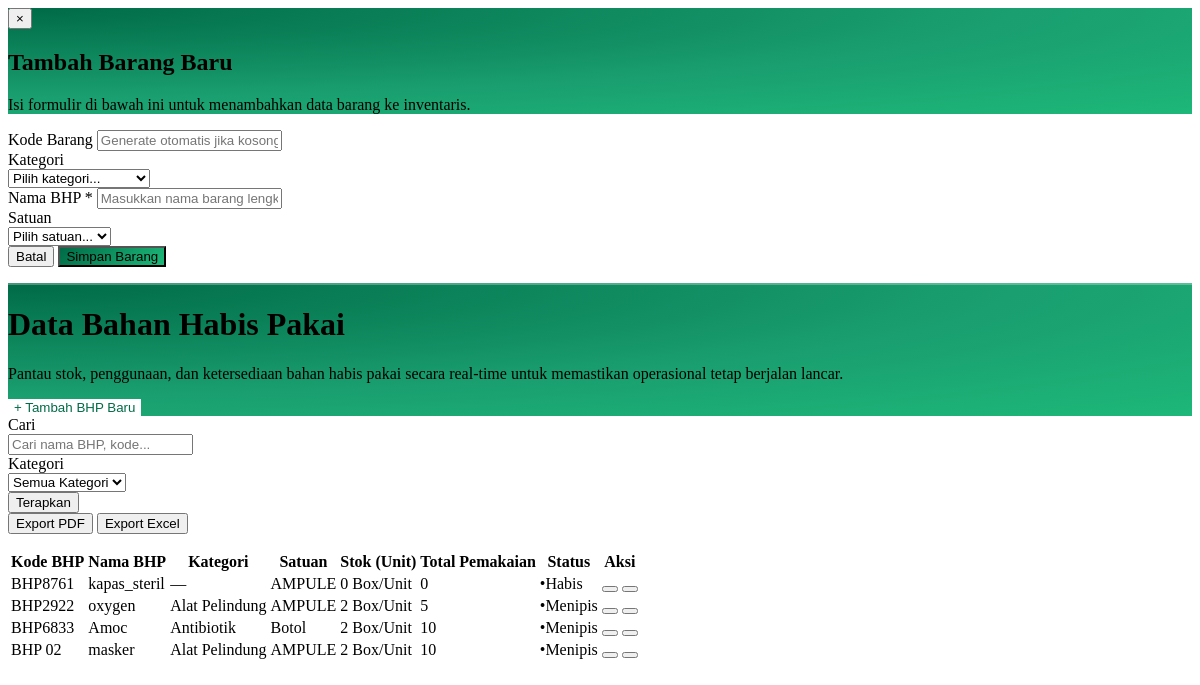
The app's page /admin/contents/data_bhp.php, older data.
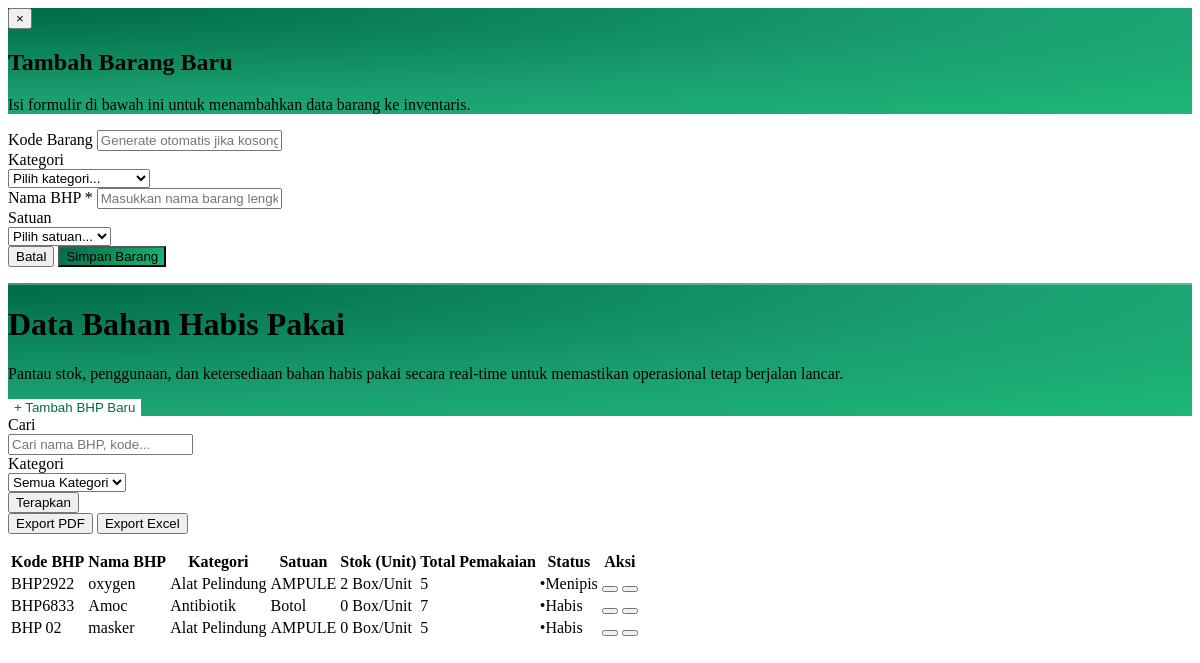
The same page, newer data.
### tables this page shows
CREATE TABLE `bhp` (
  `id_bhp` int UNSIGNED NOT NULL,
  `Kode_bhp` varchar(20) DEFAULT NULL,
  `Nama_bhp` varchar(100) NOT NULL,
  `Jumlah` int DEFAULT '0',
  `isi_per_stok` int NOT NULL DEFAULT '1',
  `Pemakaian` int NOT NULL DEFAULT '0',
  `id_kategori` int UNSIGNED DEFAULT NULL,
  `id_satuan` int UNSIGNED DEFAULT NULL
);

CREATE TABLE `satuan_bhp` (
  `id_satuan` int UNSIGNED NOT NULL,
  `Nama_satuan` varchar(30) NOT NULL
);

CREATE TABLE `kategori_bhp` (
  `id_kategori` int UNSIGNED NOT NULL,
  `Kode_kategori` varchar(20) DEFAULT NULL,
  `Nama_kategori` varchar(50) NOT NULL
);

### config/database.php (called while the page is built, shortened)
<?php
class Database
{
    private static ?Database $instance = null;
    private PDO $pdo;
    private string $host     = 'localhost';
    private string $dbname   = 'db_poli_gigi';
    private string $username = 'root';
    private string $password = '';
    private string $charset  = 'utf8mb4';
    private function __construct()
    {
        $dsn = "mysql:host={$this->host};dbname={$this->dbname};charset={$this->charset}";
        $options = [
            PDO::ATTR_ERRMODE            => PDO::ERRMODE_EXCEPTION,
            PDO::ATTR_DEFAULT_FETCH_MODE => PDO::FETCH_ASSOC,
            PDO::ATTR_EMULATE_PREPARES   => false,
        ];
        try {
            $this->pdo = new PDO($dsn, $this->username, $this->password, $options);
        } catch (PDOException $e) {
            error_log('[Database] ' . $e->getMessage());
            die(json_encode([
                'status'  => 'error',
                'message' => 'Koneksi database gagal. Silakan coba lagi nanti.'
            ]));
        }
    }
    public static function getInstance(): Database
    {
        if (self::$instance === null) {
            self::$instance = new self();
        }
        return self::$instance;
    }
    public function getConnection(): PDO
    {
        return $this->pdo;
    }
}

### classes/BhpManager.php (called while the page is built, shortened)
<?php
class BhpManager
{
    private PDO $db;
    public function __construct()
    {
        $this->db = Database::getInstance()->getConnection();
    }
    public function getAllBhp(array $filter = []): array
    {
        $where  = [];
        $params = [];
        $sql = 'SELECT b.*, k.Nama_kategori, k.Kode_kategori, s.Nama_satuan
                FROM bhp b
                LEFT JOIN kategori_bhp k ON b.id_kategori = k.id_kategori
                LEFT JOIN satuan_bhp s ON b.id_satuan = s.id_satuan';
        $sql .= ' ORDER BY b.id_bhp DESC';
        if (isset($filter['limit'])) {
            $sql .= ' LIMIT ' . (int)$filter['limit'];
            if (isset($filter['offset'])) {
                $sql .= ' OFFSET ' . (int)$filter['offset'];
            }
        }
        $stmt = $this->db->prepare($sql);
        $stmt->execute($params);
        return $stmt->fetchAll();
    }
}

### admin/contents/data_bhp.php (the view, shortened to what the rows shown need)
<?php
$mgr       = new BhpManager();
$p      = max(1, (int)($_GET['p'] ?? 1));
$limit  = 10;
$offset = ($p - 1) * $limit;
$filter    = [
  'keyword'     => $_GET['keyword']     ?? '',
  'id_kategori' => $_GET['id_kategori'] ?? '',
  'limit'       => $limit,
  'offset'      => $offset
];
$bhpList      = $mgr->getAllBhp($filter);
$kategoriList = $mgr->getAllKategori();
function stokStatus(int $jumlah): array
{
  if ($jumlah <= 0)  return ['label' => 'Habis',   'cls' => 'text-red-600',   'dot' => 'text-red-500'];
  if ($jumlah <= 10) return ['label' => 'Menipis', 'cls' => 'text-amber-600', 'dot' => 'text-amber-500'];
  return             ['label' => 'Aman',   'cls' => 'text-emerald-600', 'dot' => 'text-emerald-500'];
}
?>
<div id="modalBhp"
  class="hidden fixed inset-0 z-[9999] items-center justify-center p-4"
  style="background:rgba(15,23,42,0.45);backdrop-filter:blur(4px);"
  onclick="if(event.target===this)closeBhpModal()">
  <div class="relative w-full max-w-2xl rounded-2xl overflow-hidden shadow-2xl"
    style="background:#fff;animation:bhpModalIn2 .25s cubic-bezier(.34,1.56,.64,1) both;">
    <div class="relative px-7 pt-6 pb-5"
      style="background:radial-gradient(ellipse at 0% 0%,#006B47 0%,#1A9F70 60%,#1DB879 100%);">
      <h2 class="font-bold text-white text-xl leading-tight" id="bhpModalTitle">Tambah Barang Baru</h2>
    </div>
  </div>
</div>
<div class="w-full p-4 sm:p-6 lg:p-8">
  <div class="max-w-[1400px] mx-auto space-y-6 w-full">
    <div class="relative w-full rounded-2xl overflow-hidden mb-2"
      style="background:radial-gradient(ellipse at 0% 0%,#006B47 0%,#1A9F70 60%,#1DB879 100%);">
      <div class="relative z-10 flex flex-col sm:flex-row items-start sm:items-center justify-between gap-6 px-6 py-6 sm:px-8 sm:py-7">
        <div class="flex items-center gap-4 sm:gap-5 min-w-0">
          <div class="flex flex-col gap-1 min-w-0">
            <h1 class="font-display font-bold text-white text-xl sm:text-2xl lg:text-3xl leading-tight">Data Bahan Habis Pakai</h1>
          </div>
        </div>
      </div>
    </div>
    <div class="bg-white border border-slate-200 rounded-2xl shadow-sm flex flex-col">
      <div class="overflow-x-auto w-full relative z-0">
        <table class="w-full text-left whitespace-nowrap">
          <thead>
            <tr class="bg-white text-[11px] uppercase tracking-wider text-slate-400 border-b border-slate-200 font-bold">
              <th class="py-4 px-6">Kode BHP</th>
              <th class="py-4 px-6">Nama BHP</th>
              <th class="py-4 px-6">Kategori</th>
              <th class="py-4 px-6">Satuan</th>
              <th class="py-4 px-6">Stok (Unit)</th>
              <th class="py-4 px-6">Total Pemakaian</th>
              <th class="py-4 px-6">Status</th>
              <th class="py-4 px-6 text-right">Aksi</th>
            </tr>
          </thead>
          <tbody class="text-[13px] font-plex divide-y divide-slate-100 text-slate-600">
            <?php if (empty($bhpList)): ?>
              <tr>
                <td colspan="8" class="px-6 py-14 text-center text-slate-400">
                  <i class="fas fa-box-open text-4xl mb-3 opacity-30 block"></i>
                  <?php echo ($filter['keyword'] || $filter['id_kategori'])
                    ? 'Tidak ada BHP yang cocok dengan filter.'
                    : 'Belum ada data BHP. Klik "+ Tambah BHP Baru" untuk memulai.'; ?>
                </td>
              </tr>
            <?php else: ?>
              <?php
              $katColors = [
                ['bg' => 'bg-emerald-100/50', 'text' => 'text-emerald-600', 'border' => 'border-emerald-100/50'],
                ['bg' => 'bg-amber-100/50',  'text' => 'text-amber-600',  'border' => 'border-amber-100/50'],
                ['bg' => 'bg-blue-100/50',   'text' => 'text-blue-600',   'border' => 'border-blue-100/50'],
                ['bg' => 'bg-purple-100/50', 'text' => 'text-purple-600', 'border' => 'border-purple-100/50'],
                ['bg' => 'bg-rose-100/50',   'text' => 'text-rose-600',   'border' => 'border-rose-100/50'],
              ];
              $katColorMap = [];
              foreach ($kategoriList as $idx => $k) $katColorMap[$k['id_kategori']] = $katColors[$idx % count($katColors)];
              foreach ($bhpList as $bhp):
                $status = stokStatus((int)$bhp['Jumlah']);
                $col    = $katColorMap[$bhp['id_kategori']] ?? $katColors[0];
              ?>
                <tr class="hover:bg-slate-50/50 transition-colors group bg-white" id="bhp-row-<?php echo $bhp['id_bhp']; ?>">
                  <td class="py-5 px-6 font-semibold text-slate-700"><?php echo htmlspecialchars($bhp['Kode_bhp'] ?? '-'); ?></td>
                  <td class="py-5 px-6 font-semibold text-slate-800"><?php echo htmlspecialchars($bhp['Nama_bhp']); ?></td>
                  <td class="py-5 px-6">
                    <?php if ($bhp['Nama_kategori']): ?>
                      <span class="inline-flex items-center px-3 py-1.5 rounded-md text-[11px] font-bold <?php echo $col['bg'] . ' ' . $col['text'] . ' border ' . $col['border']; ?>">
                        <?php echo htmlspecialchars($bhp['Nama_kategori']); ?>
                      </span>
                    <?php else: ?>
                      <span class="text-slate-300 text-xs">—</span>
                    <?php endif; ?>
                  </td>
                  <td class="py-5 px-6 font-medium text-slate-600"><?php echo $bhp['Nama_satuan'] ? htmlspecialchars($bhp['Nama_satuan']) : '—'; ?></td>
                  <td class="py-5 px-6 font-medium text-slate-600">
                    <span class="font-bold text-slate-700 text-sm"><?php echo number_format((int)$bhp['Jumlah']); ?></span>
                    <span class="text-xs ml-1">Box/Unit</span>
                  </td>
                  <td class="py-5 px-6 font-medium text-slate-500">
                    <div class="font-bold text-emerald-600 text-sm"><?php echo number_format((int)$bhp['Pemakaian']); ?></div>
                  </td>
                  <td class="py-5 px-6">
                    <span class="<?php echo $status['cls']; ?> font-bold text-[11px] tracking-widest uppercase">
                      <span class="<?php echo $status['dot']; ?> mr-1.5 text-[14px] leading-none tracking-normal">&bull;</span><?php echo $status['label']; ?>
                    </span>
                  </td>
                  <td class="py-5 px-6 text-right">
                    <div class="flex items-center justify-end gap-2">
                      <button onclick="editBhp(<?php echo htmlspecialchars(json_encode($bhp), ENT_QUOTES); ?>)"
                        class="text-blue-600 hover:text-blue-800 hover:bg-blue-50 w-8 h-8 flex items-center justify-center rounded-lg transition-colors border border-blue-100/50 bg-white shadow-sm" title="Edit">
                      </button>
                      <button onclick="deleteBhp(<?php echo $bhp['id_bhp']; ?>, '<?php echo htmlspecialchars($bhp['Nama_bhp'], ENT_QUOTES); ?>')"
                        class="text-red-500 hover:text-red-700 hover:bg-red-50 w-8 h-8 flex items-center justify-center rounded-lg transition-colors border border-red-100/50 bg-white shadow-sm" title="Hapus">
                      </button>
                    </div>
                  </td>
                </tr>
              <?php endforeach; ?>
            <?php endif; ?>
          </tbody>
        </table>
      </div>
    </div>
  </div>
</div>

Row changes from the older to the newer data that the page shows:
removed bhp: Kode_bhp "BHP8761", Nama_bhp "kapas_steril", id_satuan.Nama_satuan "AMPULE", Jumlah "0", Pemakaian "0", Jumlah "Habis"
changed bhp "BHP6833": Jumlah "2" → "0"; Pemakaian "10" → "7"; Jumlah "Menipis" → "Habis"
changed bhp "BHP 02": Jumlah "2" → "0"; Pemakaian "10" → "5"; Jumlah "Menipis" → "Habis"
